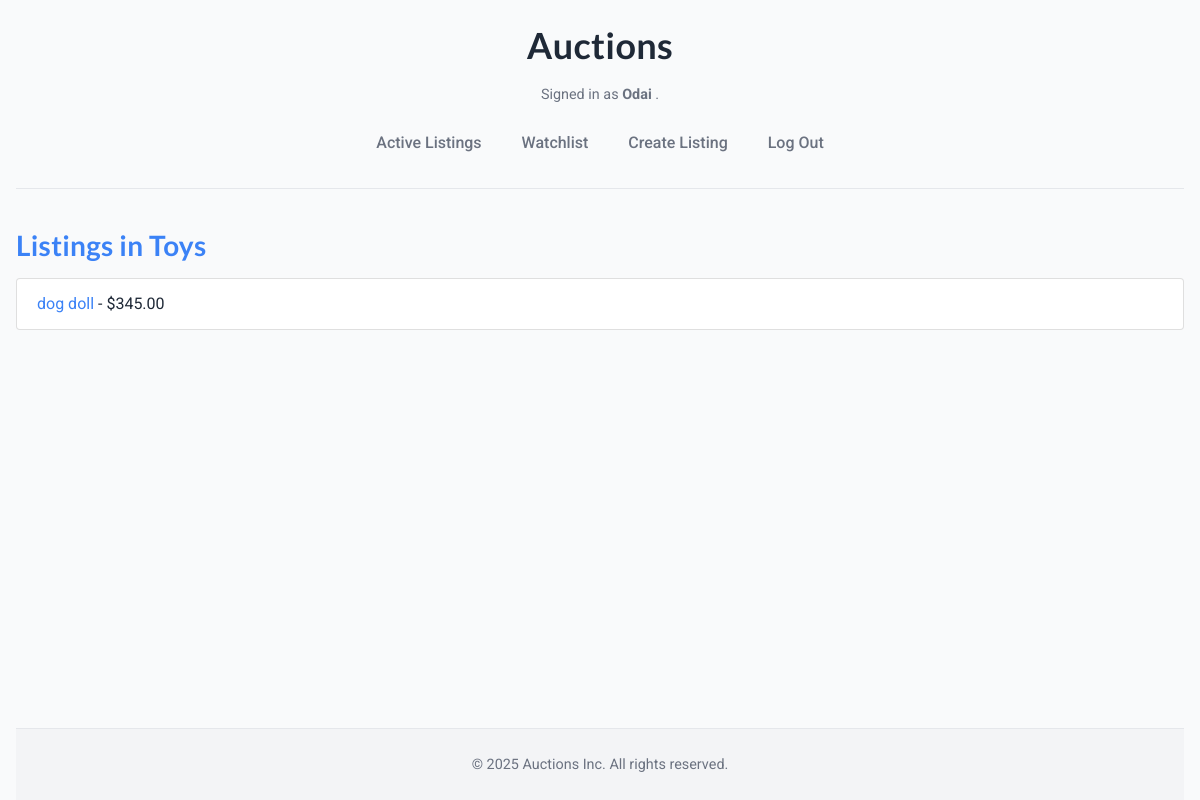
Before: /categories/toys/ (signed in) with the older database file.
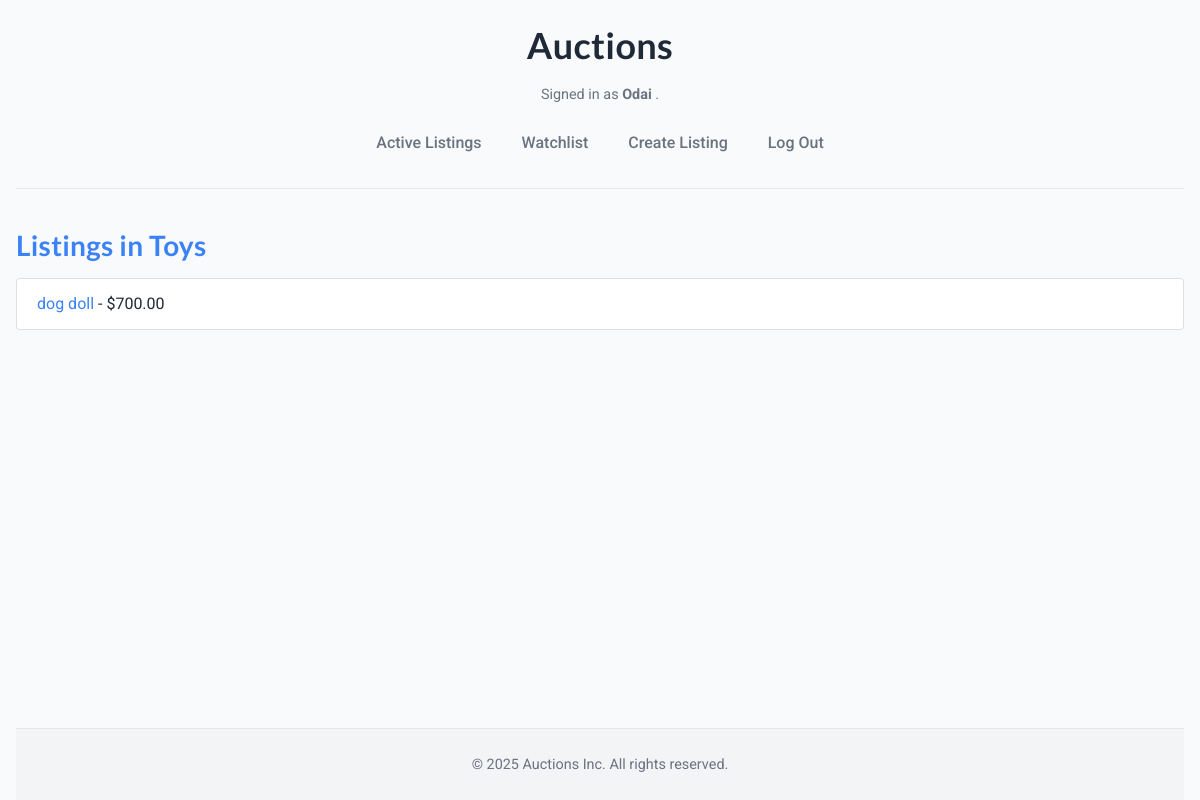
After: the same page with the newer database file.
### auctions/models.py (models this page shows, shortened)
class Listing(models.Model):
    CATEGORY_CHOICES = [
        ("electronics", "Electronics"),
        ("fashion", "Fashion & Accessories"),
        ("home", "Home & Kitchen"),
        ("sports", "Sports & Outdoors"),
        ("beauty", "Beauty & Personal Care"),
        ("books", "Books & Magazines"),
        ("toys", "Toys & Games"),
        ("phones", "Smartphones"),
        ("computers", "Computers & Laptops"),
        ("gaming", "Gaming & Consoles"),
        ("cars", "Cars"),
        ("rent", "Apartments for Rent"),
        ("freelance", "Freelancing Services"),
        ("collectibles", "Collectibles"),
        ("misc", "Miscellaneous"),
    ]
    title = models.CharField(max_length=64)
    description = models.TextField(blank=True)
    starting_price = models.DecimalField(max_digits=10, decimal_places=2)
    current_highest_bid = models.DecimalField(max_digits=10, decimal_places=2, blank=True, null=True)
    owner = models.ForeignKey(User, on_delete=models.CASCADE, related_name="listings")
    category = models.CharField(max_length=64, choices=CATEGORY_CHOICES, blank=True)
    image_url = models.URLField(blank=True)
    is_active = models.BooleanField(default=True)
    time_posted = models.DateTimeField(auto_now_add=True)

### auctions/views.py (the view)
# urls.py: path("categories/<str:category>/", views.category_listings, name="category_listings")
@login_required
def category_listings(request, category):
    listings = Listing.objects.filter(category=category, is_active=True)
    return render(request, "auctions/category_listings.html", {
        "category": category,
        "listings": listings
    })

### auctions/templates/auctions/category_listings.html
{% extends "auctions/layout.html" %}
{% block body %}
    <h2>Listings in {{ category|title }}</h2>
    {% if listings %}
        <ul class="list-group">
            {% for listing in listings %}
                <li class="list-group-item">
                    <a href="{% url 'listing_detail' listing.id %}">
                    {{listing.title}}
                    </a>
                    - ${{ listing.current_highest_bid|default:listing.starting_price }}
                </li>
            {% endfor %}
        </ul>
    {% else %}
        <p>No active listings in this category</p>
    {% endif %}
{% endblock %}

Changed rows visible on the page:
changed Listing "dog doll": current_highest_bid "345.00" → "700.00"
